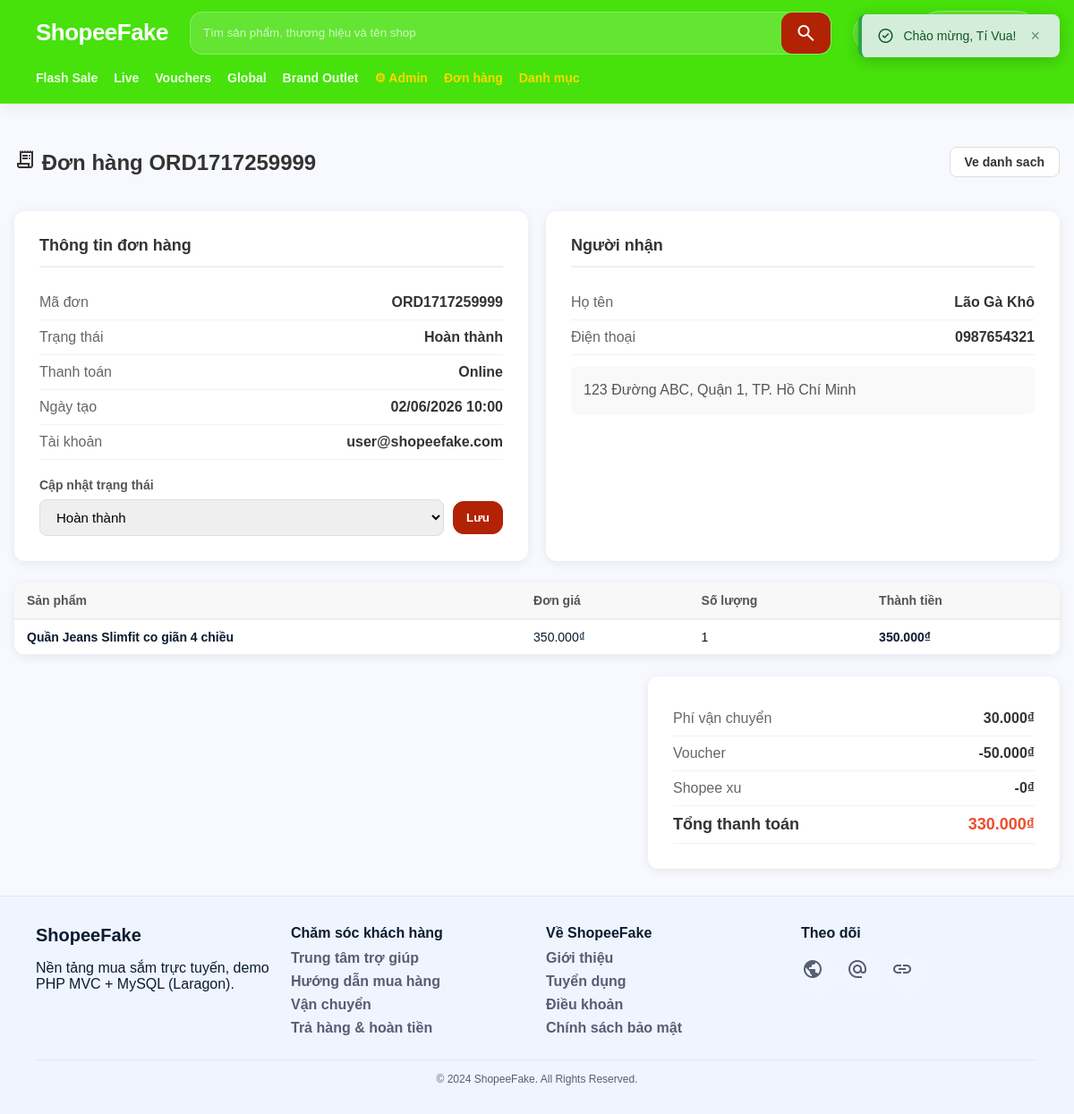
The app's page /admin/order-detail?id=2 (signed in) with its own data.
### tables this page shows
CREATE TABLE IF NOT EXISTS `orders` (
  `id` int NOT NULL AUTO_INCREMENT,
  `user_id` int DEFAULT NULL,
  `order_code` varchar(50) NOT NULL,
  `customer_name` varchar(255) NOT NULL,
  `customer_phone` varchar(30) NOT NULL,
  `customer_address` text NOT NULL,
  `payment_method` varchar(50) NOT NULL,
  `shipping_fee` int NOT NULL DEFAULT '0',
  `voucher_amount` int NOT NULL DEFAULT '0',
  `coins_used` int NOT NULL DEFAULT '0',
  `total_amount` int NOT NULL DEFAULT '0',
  `status` varchar(30) NOT NULL DEFAULT 'pending',
  `created_at` datetime NOT NULL,
  `updated_at` datetime DEFAULT NULL,
  PRIMARY KEY (`id`),
  UNIQUE KEY `order_code` (`order_code`),
  KEY `user_id` (`user_id`),
  KEY `status` (`status`),
  KEY `created_at` (`created_at`),
  CONSTRAINT `orders_ibfk_1` FOREIGN KEY (`user_id`) REFERENCES `users` (`id`) ON DELETE SET NULL ON UPDATE CASCADE
);

CREATE TABLE IF NOT EXISTS `users` (
  `id` int NOT NULL AUTO_INCREMENT,
  `name` varchar(255) NOT NULL,
  `email` varchar(255) NOT NULL,
  `password` varchar(255) NOT NULL,
  `role` varchar(20) NOT NULL DEFAULT 'user',
  `is_active` tinyint(1) NOT NULL DEFAULT '0',
  `avatar` varchar(255) DEFAULT NULL,
  `phone` varchar(20) DEFAULT NULL,
  `address` text,
  `remember_token` varchar(100) DEFAULT NULL,
  `email_verified_at` datetime DEFAULT NULL,
  `created_at` datetime NOT NULL,
  `updated_at` datetime NOT NULL,
  PRIMARY KEY (`id`),
  UNIQUE KEY `email` (`email`)
);

CREATE TABLE IF NOT EXISTS `order_items` (
  `id` int NOT NULL AUTO_INCREMENT,
  `order_id` int NOT NULL,
  `product_id` int DEFAULT NULL,
  `product_name` varchar(255) NOT NULL,
  `price` int NOT NULL,
  `qty` int NOT NULL,
  PRIMARY KEY (`id`),
  KEY `order_id` (`order_id`),
  KEY `product_id` (`product_id`),
  CONSTRAINT `order_items_ibfk_1` FOREIGN KEY (`order_id`) REFERENCES `orders` (`id`) ON DELETE CASCADE ON UPDATE CASCADE,
  CONSTRAINT `order_items_ibfk_2` FOREIGN KEY (`product_id`) REFERENCES `products` (`id`) ON DELETE SET NULL ON UPDATE CASCADE
);

### app/controllers/AdminController.php (called while the page is built, shortened)
<?php
require_once __DIR__ . '/../models/OrderModel.php';
require_once __DIR__ . '/../core/helpers.php';
class AdminController
{
    private OrderModel $orderModel;
    public function __construct(private PDO $pdo)
    {
        $this->orderModel = new OrderModel($pdo);
    }
    public function orderDetail(): void
    {
        $id = (int)($_GET['id'] ?? 0);
        $order = $this->orderModel->findWithUser($id);
        $items = $this->orderModel->items($id);
        $statusLabels = $this->orderStatusLabels();
        require __DIR__ . '/../views/admin/order_detail.php';
    }
    private function orderStatusLabels(): array
    {
        return [
            'pending' => 'Chờ xử lý',
            'confirmed' => 'Đã xác nhận',
            'shipping' => 'Đang giao',
            'completed' => 'Hoàn thành',
            'canceled' => 'Đã hủy',
        ];
    }
}

### index.php (called while the page is built, shortened)
<?php
require_once __DIR__ . '/app/config/database.php';
require_once __DIR__ . '/app/core/helpers.php';
$requestPath = parse_url($_SERVER['REQUEST_URI'] ?? '/', PHP_URL_PATH) ?? '/';
$routePath = trim($requestPath, '/');
$parts = array_values(array_filter(explode('/', $routePath), static fn($part) => $part !== ''));
$controller = $parts[0] ?? 'default';
$action = isset($parts[1]) ? route_action($parts[1]) : ($controller === 'default' ? 'home' : 'index');
$obj = new $controllerClass($pdo);
$obj->$action();

### app/models/OrderModel.php (called while the page is built, shortened)
<?php
class OrderModel {
  public function findWithUser(int $id): ?array {
    $st = $this->pdo->prepare("
      SELECT o.*, u.email AS user_email
      FROM orders o
      LEFT JOIN users u ON u.id = o.user_id
      WHERE o.id = ?
    ");
    $st->execute([$id]);
    $row = $st->fetch();
    return $row ?: null;
  }
  public function items(int $orderId): array {
    $st = $this->pdo->prepare("SELECT * FROM order_items WHERE order_id=?");
    $st->execute([$orderId]);
    return $st->fetchAll();
  }
}

### app/core/helpers.php (called while the page is built, shortened)
<?php
function base_url(string $path = ''): string {
    $scriptName = $_SERVER['SCRIPT_NAME'] ?? '/index.php';
    $base = str_replace('/index.php', '', $scriptName);
    $base = rtrim($base, '/');
    if ($path === '') {
        return $base !== '' ? $base : '/';
    }
    return ($base !== '' ? $base : '') . '/' . ltrim($path, '/');
}
function route_slug(string $value): string {
    $value = preg_replace('/([a-z])([A-Z])/', '$1-$2', $value);
    return strtolower(str_replace('_', '-', $value));
}
function url(string $controller = 'default', string $action = 'home', array $params = [], string $fragment = ''): string {
    $controller = route_slug($controller);
    $action = route_slug($action);
    if ($controller === 'default' && $action === 'home') {
        $path = base_url();
    } else {
        $path = base_url($controller . '/' . $action);
    }
    $query = http_build_query(array_filter($params, static fn($value) => $value !== null && $value !== ''), '', '&', PHP_QUERY_RFC3986);
    return $path . ($query ? '?' . $query : '') . ($fragment ? '#' . ltrim($fragment, '#') : '');
}
function e(string $s): string {
    return htmlspecialchars($s, ENT_QUOTES, 'UTF-8');
}
function money_vnd($amount): string {
    return number_format((float)$amount, 0, ',', '.') . '₫';
}
function flash(string $type = 'success'): ?string {
    $key = "flash_{$type}";
    if (!empty($_SESSION[$key])) {
        $msg = $_SESSION[$key];
        return $msg;
    }
    return null;
}

### app/views/admin/order_detail.php (the view, shortened to what this page needs)
<?php require __DIR__ . '/../shares/header.php'; ?>
<div class="admin-page">
  <div class="admin-header">
    <h1><span class="material-symbols-outlined">receipt_long</span> Đơn hàng <?= e($order['order_code']) ?></h1>
    <a href="<?= e(url('admin', 'orders')) ?>" class="btn btn-outline">Ve danh sach</a>
  </div>
  <div class="order-detail-grid">
    <section class="profile-section">
      <h2 class="section-title">Thông tin đơn hàng</h2>
      <div class="detail-row"><span>Mã đơn</span><strong><?= e($order['order_code']) ?></strong></div>
      <div class="detail-row"><span>Trạng thái</span><strong><?= e($statusLabels[$order['status']] ?? $order['status']) ?></strong></div>
      <div class="detail-row"><span>Thanh toán</span><strong><?= e($order['payment_method']) ?></strong></div>
      <div class="detail-row"><span>Ngày tạo</span><strong><?= date('d/m/Y H:i', strtotime($order['created_at'])) ?></strong></div>
      <?php if (!empty($order['user_email'])): ?>
        <div class="detail-row"><span>Tài khoản</span><strong><?= e($order['user_email']) ?></strong></div>
      <?php endif; ?>
      <form method="POST" action="<?= e(url('admin', 'updateOrderStatus')) ?>" class="order-status-box">
        <label for="status">Cập nhật trạng thái</label>
        <div class="status-update-row">
          <select id="status" name="status" class="form-control">
            <?php foreach ($statusLabels as $key => $label): ?>
              <option value="<?= e($key) ?>" <?= $order['status'] === $key ? 'selected' : '' ?>><?= e($label) ?></option>
            <?php endforeach; ?>
          </select>
          <button type="submit" class="btn btn-primary">Lưu</button>
        </div>
      </form>
    </section>
    <section class="profile-section">
      <h2 class="section-title">Người nhận</h2>
      <div class="detail-row"><span>Họ tên</span><strong><?= e($order['customer_name']) ?></strong></div>
      <div class="detail-row"><span>Điện thoại</span><strong><?= e($order['customer_phone']) ?></strong></div>
      <div class="detail-address"><?= e($order['customer_address']) ?></div>
    </section>
  </div>
  <div class="admin-table-wrap mt-24">
    <table class="admin-table">
      <thead>
        <tr>
          <th>Sản phẩm</th>
          <th>Đơn giá</th>
          <th>Số lượng</th>
          <th>Thành tiền</th>
        </tr>
      </thead>
      <tbody>
        <?php foreach ($items as $item): ?>
          <tr>
            <td class="bold"><?= e($item['product_name']) ?></td>
            <td><?= money_vnd($item['price']) ?></td>
            <td><?= (int)$item['qty'] ?></td>
            <td class="bold"><?= money_vnd((int)$item['price'] * (int)$item['qty']) ?></td>
          </tr>
        <?php endforeach; ?>
      </tbody>
    </table>
  </div>
  <section class="profile-section order-total-box">
    <div class="detail-row"><span>Phí vận chuyển</span><strong><?= money_vnd($order['shipping_fee']) ?></strong></div>
    <div class="detail-row"><span>Voucher</span><strong>-<?= money_vnd($order['voucher_amount']) ?></strong></div>
    <div class="detail-row"><span>Shopee xu</span><strong>-<?= money_vnd($order['coins_used']) ?></strong></div>
    <div class="detail-row total"><span>Tổng thanh toán</span><strong><?= money_vnd($order['total_amount']) ?></strong></div>
  </section>
</div>
<?php require __DIR__ . '/../shares/footer.php'; ?>

### public/assets/styles.css (style rules this page uses)
:root { --primary:#b22204; --green:#47E10C; --bg:#f8f9ff; --text:#0b1c30; --muted:#565e74; --card:#ffffff; --border:#E2E8F0; --warn:#F59E0B; --danger:#ba1a1a; --radius:12px; --shadow: 0 10px 30px rgba(15,23,42,.08); }
* { box-sizing:border-box }
html,body { margin:0;padding:0;font-family:sans-serif;color:var(--text);background:var(--bg) }
button,input,select,textarea { font-family:sans-serif }
a { color:inherit;text-decoration:none }
.btn { display:inline-flex;align-items:center;justify-content:center;gap:8px;border:1px solid var(--border);background:white;color:var(--text); padding:10px 14px;border-radius:12px;font-weight:800;cursor:pointer;transition:.2s }
.btn-primary { background:var(--primary);border-color:var(--primary);color:white }
.mt-24 { margin-top:24px }
.bold { font-weight:900 }
.total { font-size:22px;font-weight:900;color:var(--primary) }

### public/assets/auth.css (style rules this page uses)
.form-control { width: 100%; padding: 10px 14px; border: 1.5px solid #ddd; border-radius: 8px; font-size: 15px; box-sizing: border-box; transition: border-color .2s; font-family: inherit; }
.btn-outline { border: 1.5px solid #ddd; background: #fff; color: #333; padding: 8px 16px; border-radius: 8px; cursor: pointer; font-size: 14px; font-weight: 600; text-decoration: none; display: inline-flex; align-items: center; gap: 6px; }
.profile-section { background: #fff; border-radius: 12px; box-shadow: 0 2px 12px rgba(0,0,0,.08); padding: 28px; }
.section-title { font-size: 18px; font-weight: 700; color: #333; margin: 0 0 20px; padding-bottom: 12px; border-bottom: 2px solid #f0f0f0; }
.admin-page { max-width: 1200px; margin: 30px auto; padding: 0 16px; }
.admin-header { display: flex; align-items: center; justify-content: space-between; margin-bottom: 24px; }
.admin-header h1 { font-size: 24px; font-weight: 800; color: #333; }
.admin-table-wrap { background: #fff; border-radius: 12px; box-shadow: 0 2px 12px rgba(0,0,0,.08); overflow-x: auto; }
.admin-table { width: 100%; border-collapse: collapse; font-size: 14px; }
.admin-table th { background: #f8f8f8; padding: 12px 14px; text-align: left; font-weight: 700; color: #555; border-bottom: 2px solid #eee; white-space: nowrap; }
.admin-table td { padding: 11px 14px; border-bottom: 1px solid #f0f0f0; vertical-align: middle; }
.order-detail-grid { display: grid; grid-template-columns: 1fr 1fr; gap: 20px; }
.detail-row { display: flex; justify-content: space-between; gap: 16px; padding: 10px 0; border-bottom: 1px solid #f1f1f1; color: #666; }
.detail-row strong { color: #333; text-align: right; }
.detail-row.total { font-size: 18px; color: #333; }
.detail-row.total strong { color: #ee4d2d; }
.detail-address { margin-top: 12px; padding: 14px; border-radius: 8px; background: #f9f9f9; color: #555; line-height: 1.6; }
.order-status-box { margin-top: 20px; }
.order-status-box label { display: block; font-size: 14px; font-weight: 700; margin-bottom: 8px; color: #555; }
.status-update-row { display: flex; gap: 10px; align-items: center; }
.order-total-box { max-width: 460px; margin: 24px 0 0 auto; }
.mt-24 { margin-top: 24px; }

### records on screen
orders: order_code "ORD1717259999", status "Hoàn thành", payment_method "Online", created_at "02/06/2026 10:00", user.email "user@shopeefake.com", customer_name "Lão Gà Khô", customer_phone "0987654321", customer_address "123 Đường ABC, Quận 1, TP. Hồ Chí Minh", shipping_fee "30.000₫", voucher_amount "50.000₫", coins_used "0₫", total_amount "330.000₫"
order_items: product_name "Quần Jeans Slimfit co giãn 4 chiều", price "350.000₫", qty "1", money_vnd((int)$item['price'] * (int)$item['qty']) "350.000₫"

### other values on screen
$flashSuccess "Chào mừng, Tí Vua!"
